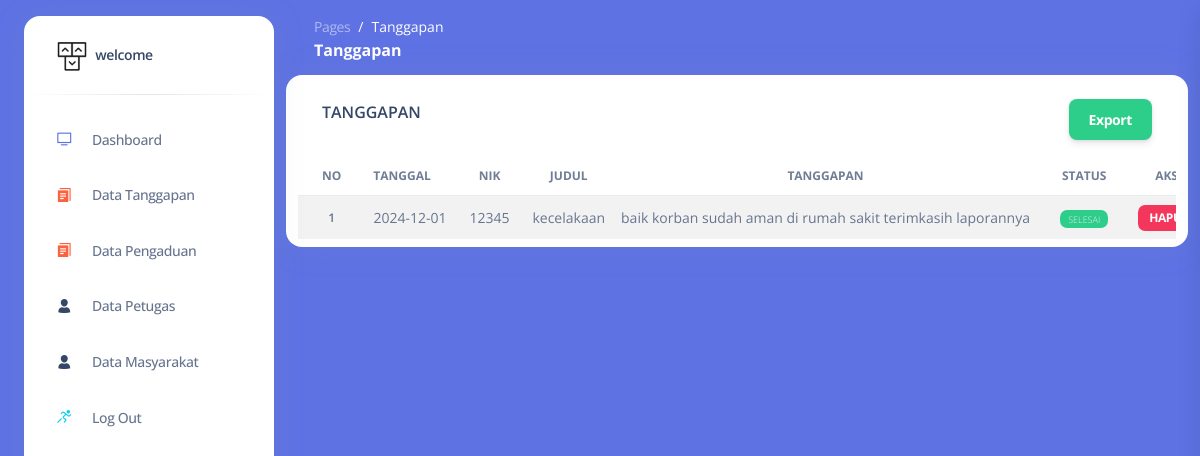
The page /admin-petugas/index.php?page=tanggapan (signed in) on the database its author committed.
### tables this page shows
CREATE TABLE `tanggapan` (
  `id_tanggapan` int(11) NOT NULL,
  `id_pengaduan` int(11) NOT NULL,
  `tgl_tanggapan` date NOT NULL,
  `tanggapan` text NOT NULL,
  `id_petugas` int(11) NOT NULL
);

CREATE TABLE `pengaduan` (
  `id_pengaduan` int(11) NOT NULL,
  `tgl_pengaduan` date NOT NULL,
  `nik` char(16) NOT NULL,
  `judul_pengaduan` varchar(50) NOT NULL,
  `isi_laporan` varchar(255) NOT NULL,
  `foto` varchar(255) DEFAULT NULL,
  `status` enum('0','proses','selesai') NOT NULL
);

### admin-petugas/data_tanggapan.php (the view, shortened to what this page needs)
<div class="container-fluid">
    <div class="row">
        <div class="card mb-4">
            <div class="card-header d-flex pb-0">
                <h6>TANGGAPAN</h6>
                <a href="export_tanggapan.php" class="btn btn-success ms-auto">Export</a>
            </div>
            <div class="card-body px-0 pt-0 pb-2">
                <div class="table-responsive p-0">
                    <table class="table table-striped align-items-center mb-0">
                        <thead class="text-center">
                            <tr>
                                <th class="text-center text-uppercase text-dark text-xs font-weight-bolder opacity-7">No</th>
                                <th class="text-center text-uppercase text-dark text-xs font-weight-bolder opacity-7 ps-2">Tanggal</th>
                                <th class="text-center text-uppercase text-dark text-xs font-weight-bolder opacity-7">Nik</th>
                                <th class="text-center text-uppercase text-dark text-xs font-weight-bolder opacity-7">Judul</th>
                                <th class="text-center text-uppercase text-dark text-xs font-weight-bolder opacity-7">Tanggapan</th>
                                <th class="text-center text-uppercase text-dark text-xs font-weight-bolder opacity-7">Status</th>
                                <th class="text-center text-uppercase text-dark text-xs font-weight-bolder opacity-7">Aksi</th>
                            </tr>
                        </thead>
                        <tbody class="text-center">
                            <?php
                            include "../config/koneksi.php";
                            $query = mysqli_query($conn, "SELECT a.*,b.* FROM tanggapan a INNER JOIN pengaduan b ON a.id_pengaduan = b.id_pengaduan");
                            $no = 1;
                            while ($data = mysqli_fetch_assoc($query)) {
                            ?>
                                <tr>
                                    <td>
                                        <div class="text-xs text-center font-weight-bold mb-0">
                                            <?= $no++; ?>
                                        </div>
                                    </td>
                                    <td class="align-middle text-center text-sm">
                                        <?= $data['tgl_tanggapan']; ?>
                                    </td>
                                    <td class="align-middle text-center text-sm">
                                        <?= $data['nik']; ?>
                                    </td>
                                    <td class="align-middle text-center text-sm">
                                        <?= $data['judul_pengaduan']; ?>
                                    </td>
                                    <td class="align-middle text-center text-sm">
                                        <?= $data['tanggapan']; ?>
                                    </td>
                                    <td class="align-middle text-center">
                                        <span class="text-secondary text-xs font-weight-bold">
                                            <?php if ($data['status'] == "selesai") {
                                                echo "<span class ='badge bg-success text-light'>Selesai</span>";
                                            } elseif ($data['status'] == "proses") {
                                                echo "<span class ='badge bg-warning text-dark'>Proses</span>";
                                            } elseif ($data['status'] == "tolak") {
                                                echo "<span class ='badge bg-danger text-light'>Ditolak</span>";
                                            } else {
                                                echo "<span class ='badge bg-danger text-light'>Menunggu</span>";
                                            }
                                            ?>
                                        </span>
                                    </td>
                                    <td class="align-middle">
                                        <span class="badge badge-sm bg-danger">
                                            <a href="#" class="" data-bs-toggle="modal" data-bs-target="#hapus<?= $data['id_tanggapan'] ?>" style="text-decoration:none; color:white;">HAPUS</a>
                                        </span>
                                    </td>
                                </tr>
                            <?php  } ?>
                        </tbody>
                    </table>
                </div>
            </div>
        </div>
    </div>
</div>

### rows shown on the page
tanggapan: tgl_tanggapan "2024-12-01", id_pengaduan.nik "12345", id_pengaduan.judul_pengaduan "kecelakaan", tanggapan "baik korban sudah aman di rumah sakit terimkasih laporannya"
